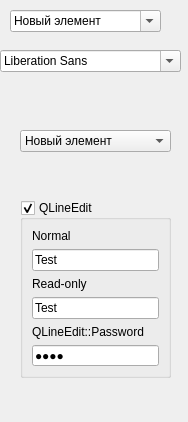
       <widget class="QWidget" name="page_2">
        <property name="geometry">
         <rect>
          <x>0</x>
          <y>0</y>
          <width>188</width>
          <height>422</height>
         </rect>
        </property>
        <attribute name="label">
         <string>Page 2</string>
        </attribute>
        <widget class="QComboBox" name="comboBox">
         <property name="geometry">
          <rect>
           <x>10</x>
           <y>10</y>
           <width>151</width>
           <height>22</height>
          </rect>
         </property>
         <property name="editable">
          <bool>true</bool>
         </property>
         <item>
          <property name="text">
           <string>Новый элемент</string>
          </property>
         </item>
         <item>
          <property name="text">
           <string>Новый элемент</string>
          </property>
         </item>
         <item>
          <property name="text">
           <string>Новый элемент</string>
          </property>
         </item>
         <item>
          <property name="text">
           <string>Новый элемент</string>
          </property>
         </item>
         <item>
          <property name="text">
           <string>Новый элемент</string>
          </property>
         </item>
        </widget>
        <widget class="QFontComboBox" name="fontComboBox">
         <property name="geometry">
          <rect>
           <x>0</x>
           <y>50</y>
           <width>181</width>
           <height>22</height>
          </rect>
         </property>
        </widget>
        <widget class="QComboBox" name="comboBox_2">
         <property name="geometry">
          <rect>
           <x>20</x>
           <y>130</y>
           <width>151</width>
           <height>22</height>
          </rect>
         </property>
         <item>
          <property name="text">
           <string>Новый элемент</string>
          </property>
         </item>
         <item>
          <property name="text">
           <string>Новый элемент</string>
          </property>
         </item>
         <item>
          <property name="text">
           <string>Новый элемент</string>
          </property>
         </item>
         <item>
          <property name="text">
           <string>Новый элемент</string>
          </property>
         </item>
         <item>
          <property name="text">
           <string>Новый элемент</string>
          </property>
         </item>
        </widget>
        <widget class="QGroupBox" name="groupBox_6">
         <property name="geometry">
          <rect>
           <x>20</x>
           <y>200</y>
           <width>151</width>
           <height>178</height>
          </rect>
         </property>
         <property name="title">
          <string>QLineEdit</string>
         </property>
         <property name="checkable">
          <bool>true</bool>
         </property>
         <layout class="QVBoxLayout" name="verticalLayout_8">
          <item>
           <layout class="QVBoxLayout" name="verticalLayout_7">
            <item>
             <widget class="QLabel" name="label">
              <property name="text">
               <string>Normal</string>
              </property>
             </widget>
            </item>
            <item>
             <widget class="QLineEdit" name="lineEdit">
              <property name="text">
               <string>Test</string>
              </property>
             </widget>
            </item>
            <item>
             <widget class="QLabel" name="label_2">
              <property name="text">
               <string>Read-only </string>
              </property>
             </widget>
            </item>
            <item>
             <widget class="QLineEdit" name="lineEdit_2">
              <property name="text">
               <string>Test</string>
              </property>
              <property name="readOnly">
               <bool>true</bool>
              </property>
             </widget>
            </item>
            <item>
             <widget class="QLabel" name="label_3">
              <property name="text">
               <string>QLineEdit::Password </string>
              </property>
             </widget>
            </item>
            <item>
             <widget class="QLineEdit" name="lineEdit_3">
              <property name="text">
               <string>Test</string>
              </property>
              <property name="echoMode">
               <enum>QLineEdit::Password</enum>
              </property>
             </widget>
            </item>
           </layout>
          </item>
         </layout>
        </widget>
       </widget>
